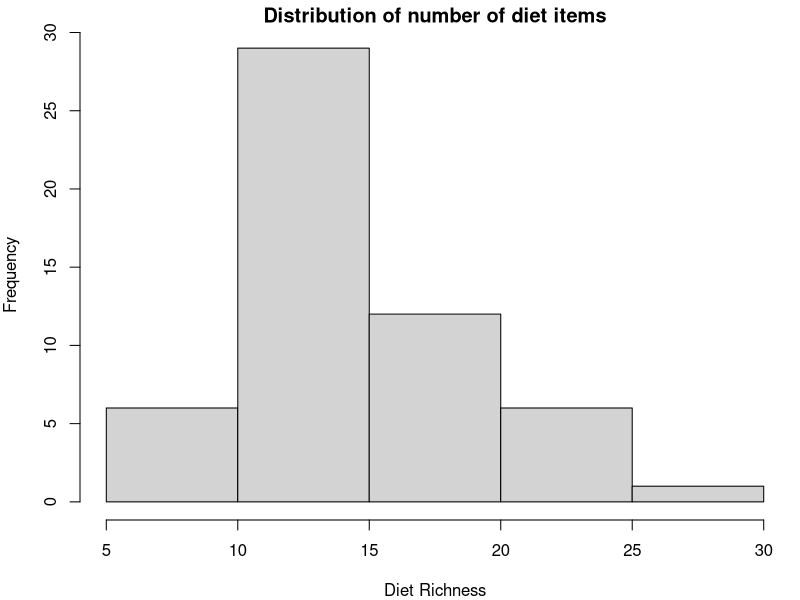
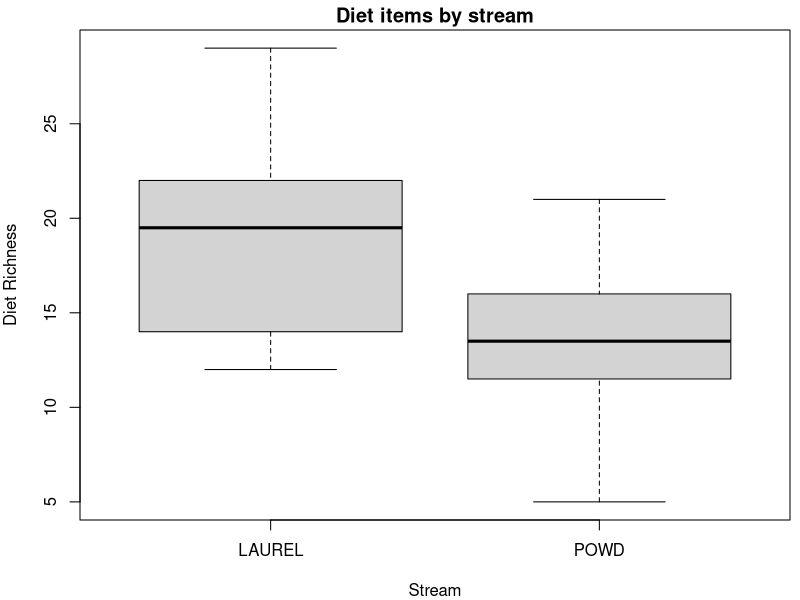
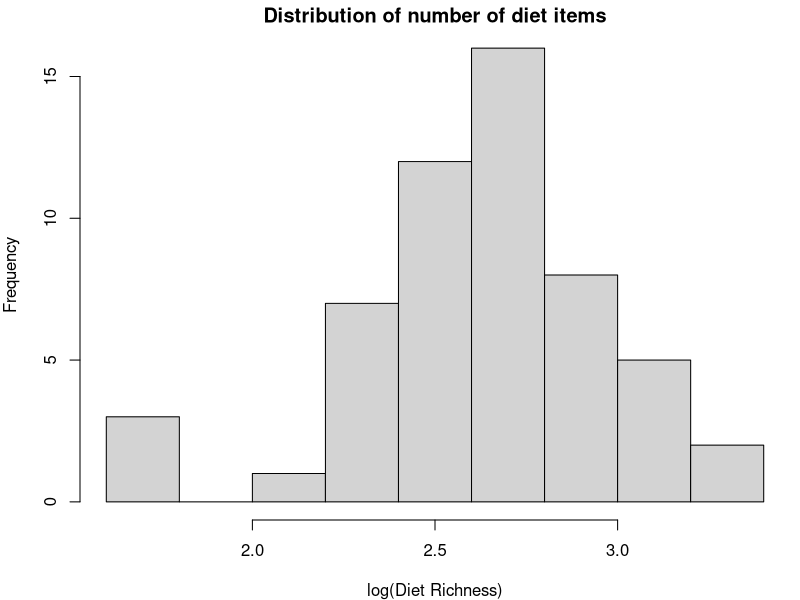
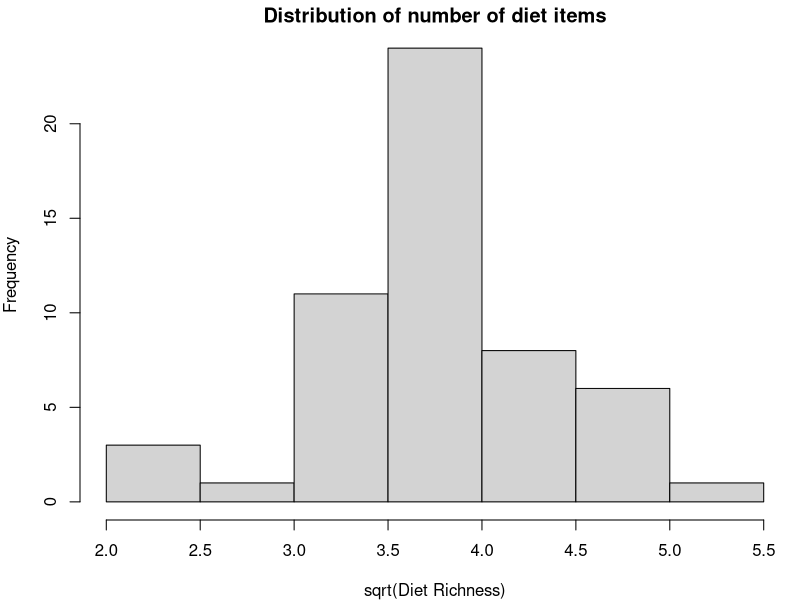
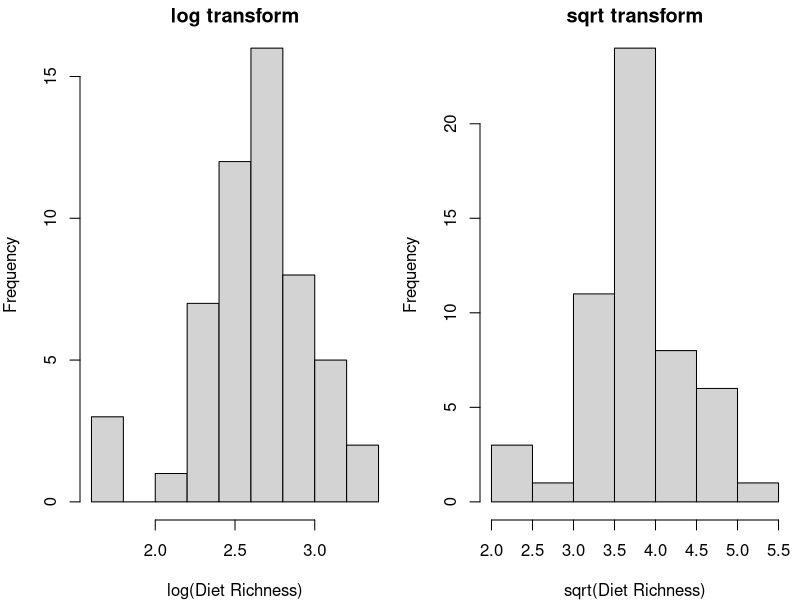
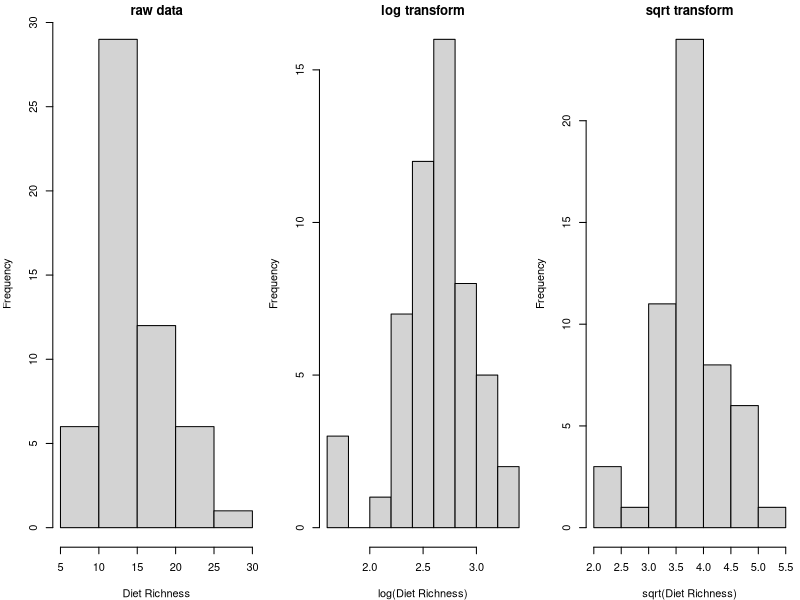
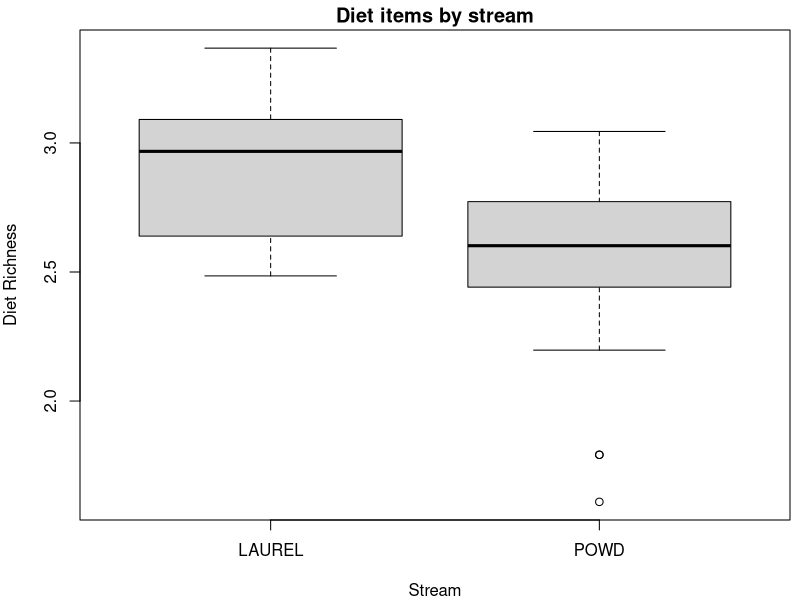
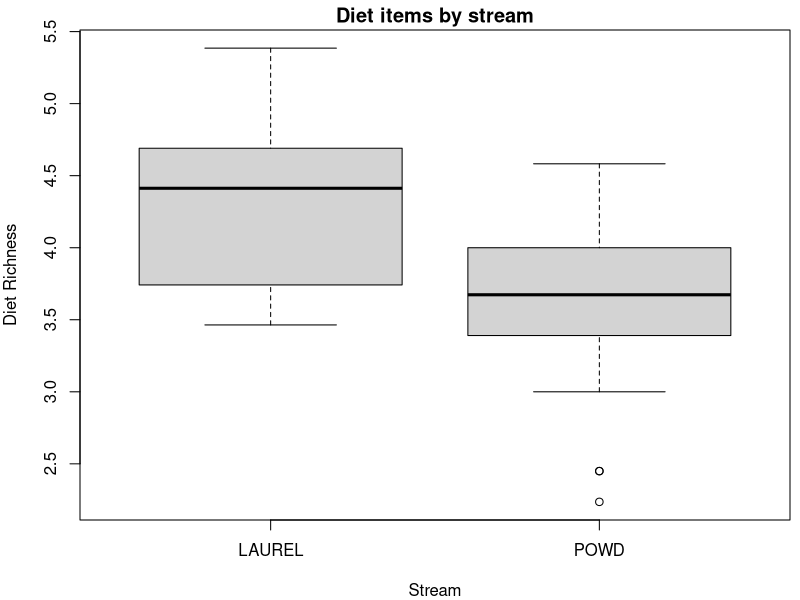

Write the R code that produced these figures, in order.
## ---- chunk 1
knitr::opts_chunk$set(echo = TRUE)
## ---- chunk 2

diet.richness<- c(13, 22, 29, 22, 18, 21, 14, 14, 16, 12,25, 5,  9,  15, 10, 13, 11, 13, 21, 16,
6,  6,  15, 14, 13, 17, 15, 11, 11, 13,
11, 13, 12, 16, 11, 17, 18, 15, 13, 17,
15, 18, 15, 13, 12, 14, 12, 16, 15, 10,
21, 17, 15, 18)

stream <- c("POWD"	,"LAUREL"	,"LAUREL"	,"LAUREL"	,"LAUREL"	,"LAUREL"	,"LAUREL"	,"LAUREL"	,"LAUREL"	,"LAUREL"	,"LAUREL"	,"POWD","POWD","POWD"	,"POWD"	,"POWD"	,"POWD","POWD"	,"POWD"	,"POWD"	,"POWD"	,"POWD"	,"POWD"	,"POWD"	,"POWD"	,"POWD"	,"POWD"	,"POWD"	,"POWD"	,"POWD"	,"POWD"	,"POWD"	,"POWD"	,"POWD"	,"POWD"	,"POWD"	,"POWD"	,"POWD"	,"POWD"	,"POWD"	,"POWD"	,"POWD"	,"POWD"	,"POWD"	,"POWD"	,"POWD"	,"POWD"	,"POWD"	,"POWD"	,"POWD"	,"POWD"	,"POWD"	,"POWD"	,"POWD")

## ---- chunk 3
df <- data.frame(stream = stream,
                 diet.richness = diet.richness)
## ---- chunk 4
summary(df)
## ---- chunk 5
str(df)
## ---- chunk 6
par(mar = c(4,4,1.5,0.5))
## ---- chunk 7
par(mfrow = c(1,1))
hist(df$diet.richness, 
     xlab = "Diet Richness",
     main = "Distribution of number of diet items")
## ---- chunk 8
boxplot(diet.richness ~ stream, 
     xlab = "Stream",
     ylab = "Diet Richness",
     main = "Diet items by stream")
## ---- chunk 9
df$log.richness <- log(df$diet.richness)
## ---- chunk 10
df$sqrt.richness <- sqrt(df$diet.richness)
## ---- chunk 11
hist(df$log.richness, 
     xlab = "log(Diet Richness)",
     main = "Distribution of number of diet items")
## ---- chunk 12
hist(df$sqrt.richness, 
     xlab = "sqrt(Diet Richness)",
     main = "Distribution of number of diet items")
## ---- chunk 13
par(mfrow = c(1,2))
hist(df$log.richness, 
     xlab = "log(Diet Richness)",
     main = "log transform")

hist(df$sqrt.richness, 
     xlab = "sqrt(Diet Richness)",
     main = "sqrt transform")
## ---- chunk 14
par(mfrow = c(1,3))
hist(df$diet.richness, 
     xlab = "Diet Richness",
     main = "raw data")
hist(df$log.richness, 
     xlab = "log(Diet Richness)",
     main = "log transform")

hist(df$sqrt.richness, 
     xlab = "sqrt(Diet Richness)",
     main = "sqrt transform")
## ---- chunk 15
par(mfrow = c(1,1))
boxplot(log(diet.richness) ~ stream, 
     xlab = "Stream",
     ylab = "Diet Richness",
     main = "Diet items by stream")
## ---- chunk 16
boxplot(sqrt(diet.richness) ~ stream, 
     xlab = "Stream",
     ylab = "Diet Richness",
     main = "Diet items by stream")
## ---- chunk 17
t.test.1 <- t.test(diet.richness ~ stream,
                   data = df,
                   var.equal = T) #NOTE = normally we use the default of var.equal=F
t.test.1
## ---- chunk 18
t.test.2 <- t.test(log(diet.richness) ~ stream,
                   data = df,var.equal = T)#NOTE = normally we use the default of var.equal=F
t.test.2
## ---- chunk 19
t.test.3 <- t.test(sqrt(diet.richness) ~ stream,
                   data = df,
                   var.equal = T)#NOTE = normally we use the default of var.equal=F
t.test.3
## ---- chunk 20
str(t.test.1)
## ---- chunk 21
t.test.1$p.value
## ---- chunk 22
t.test.1$statistic
## ---- chunk 23
ps <- data.frame(p= c(t.test.1$p.value,
                      t.test.2$p.value,
                      t.test.3$p.value),
                 t= c(t.test.1$statistic,
                      t.test.2$statistic,
                      t.test.3$statistic),
                 test = c("raw","log","sqrt"))


## ---- chunk 24
ps
## ---- chunk 25
ps$p <- round(ps$p,5)
ps$t <- round(ps$t,2)
